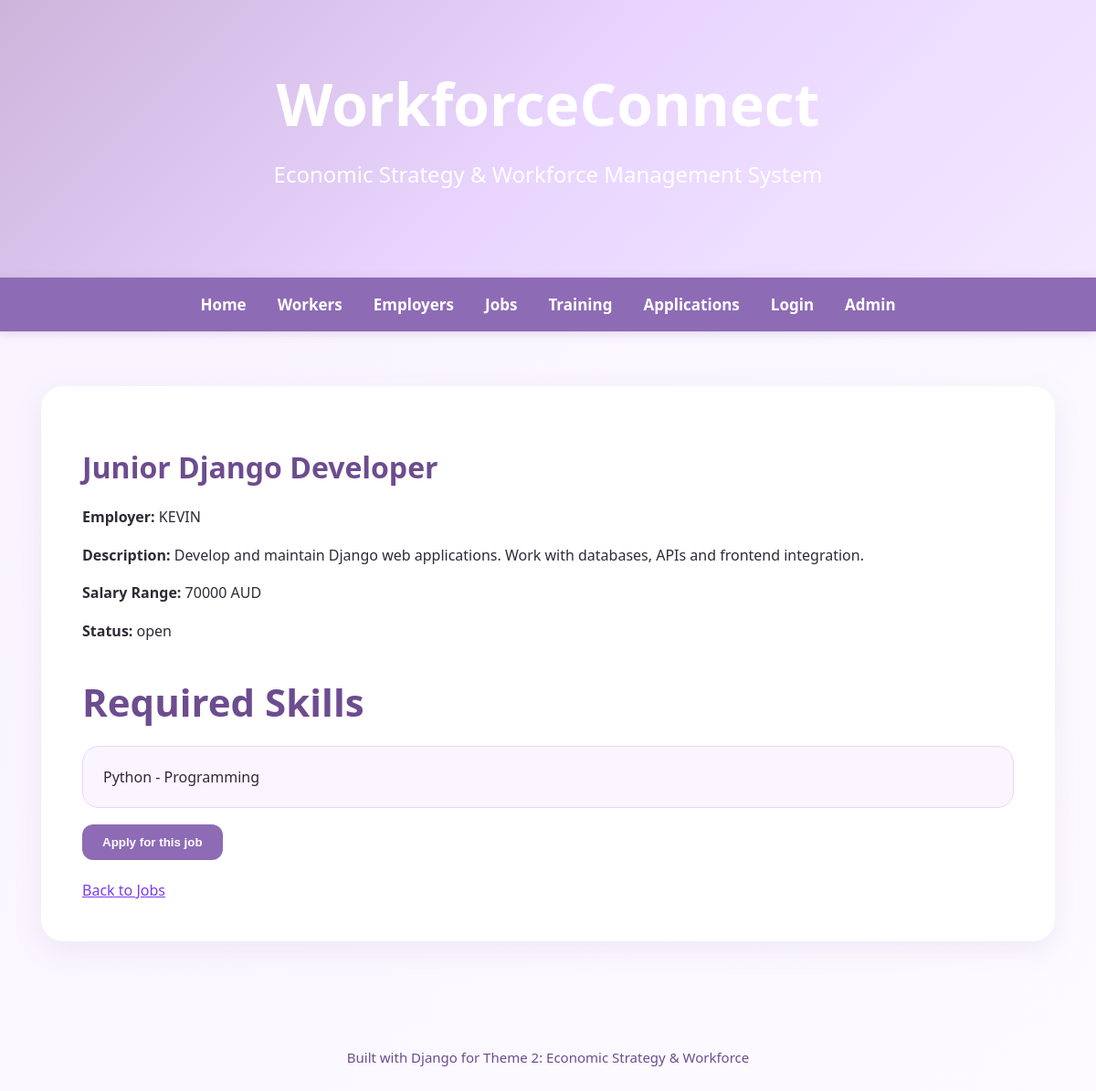
Page /jobs/1/ on the committed database.
### workforce/models.py (models this page shows, shortened)
class JobOpportunity(models.Model):
    STATUS_CHOICES = [
        ('open', 'Open'),
        ('closed', 'Closed'),
    ]
    employer = models.ForeignKey(Employer, on_delete=models.CASCADE, related_name='jobs')
    title = models.CharField(max_length=150)
    description = models.TextField()
    required_skills = models.ManyToManyField(Skill, related_name='job_opportunities')
    salary_range = models.CharField(max_length=50)
    status = models.CharField(max_length=20, choices=STATUS_CHOICES, default='open')

class Employer(models.Model):
    user = models.OneToOneField(
        User,
        on_delete=models.CASCADE,
        related_name='employer_profile',
        null=True,
        blank=True
    )
    organisation_name = models.CharField(max_length=150)
    industry = models.CharField(max_length=100)
    location = models.CharField(max_length=100)
    contact_email = models.EmailField()

class Skill(models.Model):
    name = models.CharField(max_length=100)
    category = models.CharField(max_length=100)

### workforce/views.py (the view)
class JobDetailView(DetailView):
    model = JobOpportunity
    template_name = 'workforce/job_detail.html'
    context_object_name = 'job'

### workforce/templates/workforce/job_detail.html (shortened to what this page needs)
{% extends 'workforce/base.html' %}
{% block content %}
<h1>{{ job.title }}</h1>
<p>
    <strong>Employer:</strong>
    {{ job.employer.organisation_name }}
</p>
<p>
    <strong>Description:</strong>
    {{ job.description }}
</p>
<p>
    <strong>Salary Range:</strong>
    {{ job.salary_range }}
</p>
<p>
    <strong>Status:</strong>
    {{ job.status }}
</p>
<h2>Required Skills</h2>
<ul class="card-list">
    {% for skill in job.required_skills.all %}
        <li>{{ skill.name }} - {{ skill.category }}</li>
    {% empty %}
        <li>No required skills listed.</li>
    {% endfor %}
</ul>
<form method="post" action="{% url 'apply_job' job.pk %}">
    <button type="submit">Apply for this job</button>
</form>
<br>
<a href="{% url 'job_list' %}">Back to Jobs</a>
{% endblock %}

### workforce/static/workforce/style.css (style rules this page uses)
body { font-family: 'Segoe UI', Arial, sans-serif; background: linear-gradient(135deg, #f8f3ff, #fdfbff); color: #2f2a35; margin: 0; padding: 0; }
h1, h2, h3 { color: #6d4c8f; }
h2 { font-size: 42px; margin-bottom: 20px; }
p { line-height: 1.6; }
a { color: #7c3aed; }
.card-list { list-style: none; padding: 0; }
.card-list li { background: #faf5ff; border: 1px solid #e9d5ff; margin-bottom: 18px; padding: 22px; border-radius: 18px; transition: 0.3s; }
button { background: #8e6bb5; color: white; border: none; padding: 12px 22px; border-radius: 12px; cursor: pointer; font-weight: bold; transition: 0.3s; }

### rows in the picture
JobOpportunity: title "Junior Django Developer", employer.organisation_name "KEVIN", description "Develop and maintain Django web applications. Work with databases, APIs and frontend integration.", salary_range "70000 AUD", status "open"
Skill: name "Python", category "Programming"
